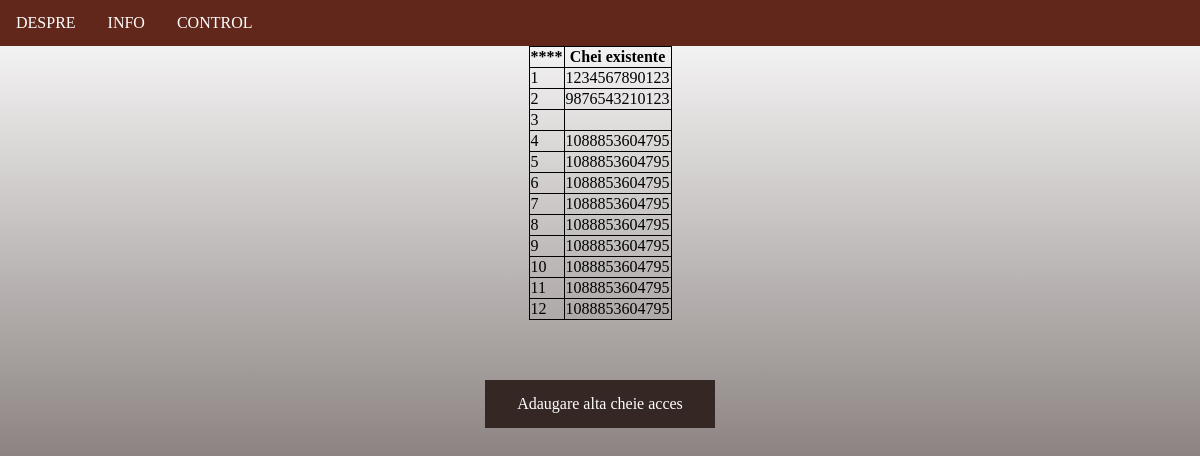
The page /interface/display_current_keys (signed in) on the database as committed earlier.
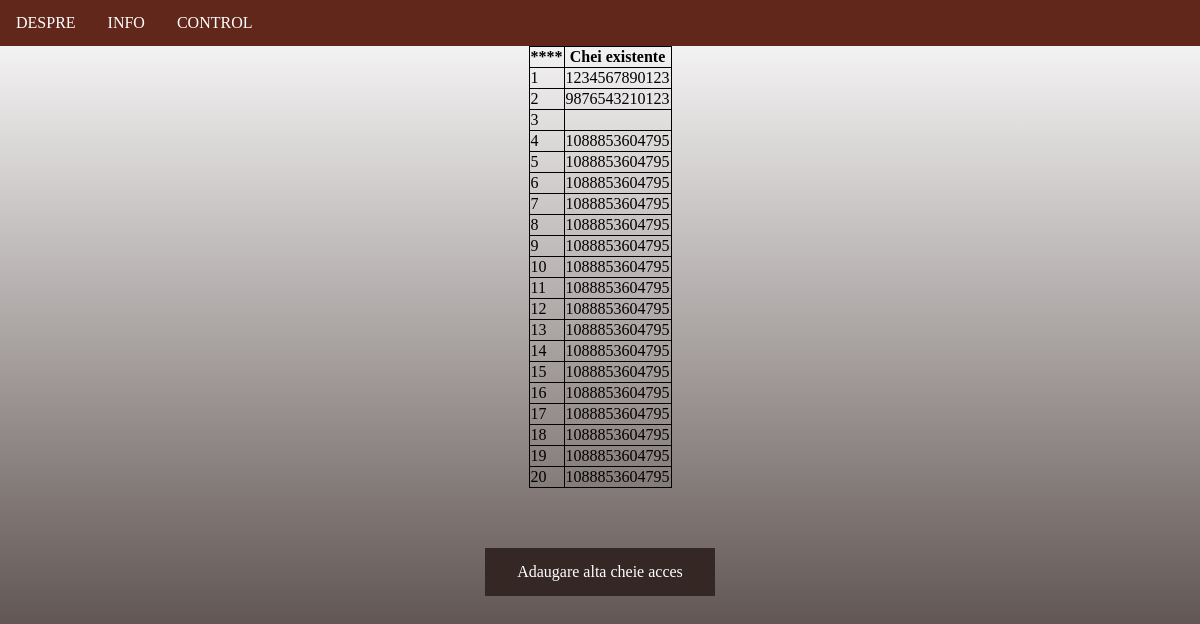
The same page on the database as committed later.
### interface/models.py (models this page shows)
class RFIDKeysModel(models.Model):
    key = models.CharField(max_length=13, blank=True)

### interface/views.py (the view)
# urls.py: path('display_current_keys', views.display_current_keys, name='display_current_keys'),
@login_required
def display_current_keys(request):
    queryset = RFIDKeysModel.objects.all()
    return render(request, 'registration/display_current_keys.html', {'queryset':queryset})

### templates/registration/display_current_keys.html (shortened to what this page needs)
{% extends 'base.html' %}
    {% block head %}
    <link href="/static/css/style.css" rel="stylesheet">
    <header>
        <div class="container">
                <ul class="ul">
                            <li class="li"><a href="{% url 'home' %}"><font face="Euphemia">DESPRE</font></a></li>
                            <li class="li"><a href="{% url 'interface:render_info_page' %}"><font face="Euphemia">INFO</font></a></li>
                            <li class="li"><a href="{% url 'interface:render_control_page' %}"><font face="Euphemia">CONTROL</font></a></li>
                </ul>
        </div>
    </header>
    {% endblock %}
    {% block content %}
    <div="h2">
    <table align="center", style="border-collapse:collapse;border:1px solid black;">
    <thead>
      <tr style="border-collapse:collapse;border:1px solid black;">
          <th>****</th>
          <th style="border-collapse:collapse;border:1px solid black;">Chei existente</th>
      </tr>
    </thead>
      <tbody>
      {% for item in queryset %}
        <tr style="border-collapse:collapse;border:1px solid black;">
            <td style="border-collapse:collapse;border:1px solid black;"> {{ item.id  }}  </td>
            <td style="border-collapse:collapse;border:1px solid black;"> {{ item.key  }}  </td>
        </tr>
      {% endfor %}
    </tbody>
  </table>
    </div>
     <div class="h2">
      <a href="{% url 'interface:add_new_key' %}" class="buttonfilter">Adaugare alta cheie acces </a></div>
    {% endblock %}

### templates/base.html (shortened to what this page needs)
<!DOCTYPE html>
<html lang="en">
<head>
    {% block head %}{% endblock %}
</head>
<body class="body">
    <div class="container">
 	{% block content %}
 	{% endblock %}
</body>
</html>

### interface/static/css/style.css (style rules this page uses)
.body { background: -webkit-gradient(linear, left top, left bottom, from(white), to(#352724)) fixed; text: white; width:device-width; margin: 0; height: 100%; }
.ul { list-style-type: none; margin: 0; padding: 0; overflow: hidden; background-color: #61271A; width:100%; }
.li { float: left; posititon: relative; display: inline-block; cursor: pointer; }
.li a { display: block; color: white; text-align: center; padding: 14px 16px; text-decoration: none; }
.container { width:device-width; heigth:100%; left:20%; right:100%; }
.h2 { text-decoration:none; text-align:center; margin-top:60px; }
.buttonfilter { background-color:#352724; border:none; color: white; padding: 15px 32px; text-decoration: none; display: inline-block; }

Rows that differ between the two databases and show on the page:
added RFIDKeysModel: id "13", key "1088853604795"
added RFIDKeysModel: id "14", key "1088853604795"
added RFIDKeysModel: id "15", key "1088853604795"
added RFIDKeysModel: id "16", key "1088853604795"
added RFIDKeysModel: id "17", key "1088853604795"
added RFIDKeysModel: id "18", key "1088853604795"
added RFIDKeysModel: id "19", key "1088853604795"
added RFIDKeysModel: id "20", key "1088853604795"
